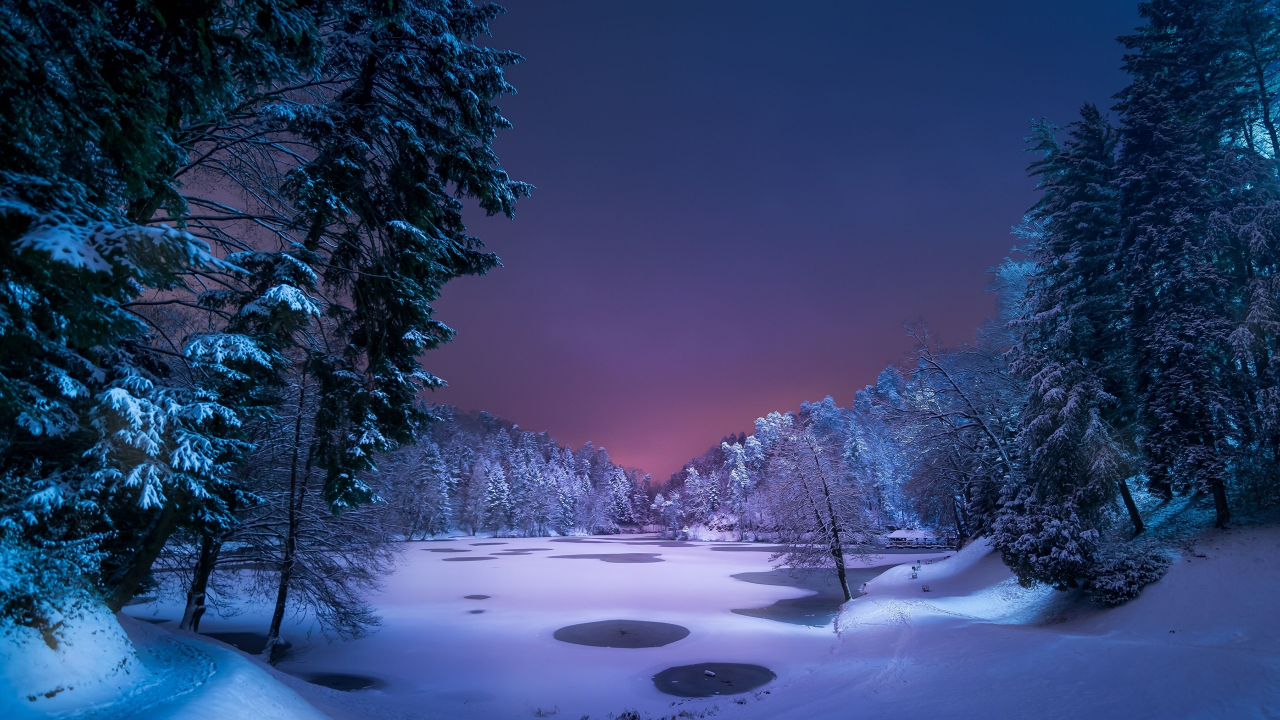
#> input picture 13- Snow Gif/snow3.jpg, 3840 x 2160 px (shown at 1/3 size)
$ python snow_gif.py
#> lines starting #> are read from the running program, lines starting #| are printed output that depends on the picture; after the words box and inside, x2 and y2 are one past the last pixel; in counts of white or black regions, pixels touching at a corner belong together
import cv2
import numpy as np
import imageio


def img_read():

    img = cv2.imread("snow3.jpg")
#> img is the input picture: shape (2160, 3840, 3); mean B, G, R 107.5, 64.8, 47.6
    img = cv2.cvtColor(img, cv2.COLOR_BGR2RGB)
    img = cv2.resize(img, (500, 500))
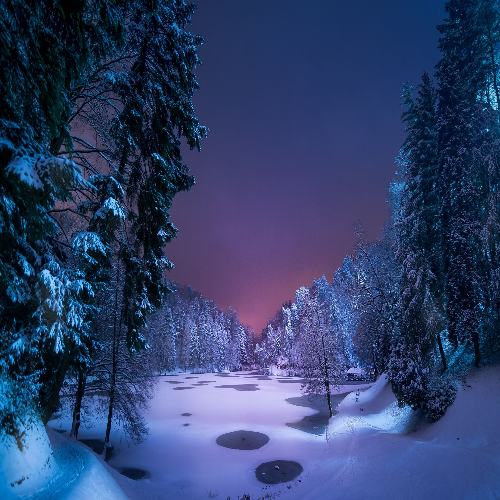
#> img: shape (500, 500, 3); mean R, G, B 47.6, 64.8, 107.4
    return img

img = img_read()
width, height, _ = img.shape
#> width = 500; height = 500

snow_list = []
num_snow = 1000
for i in range(num_snow):
    y_position = np.random.randint(0, height)
    x_position = np.random.randint(0, width)
    snow_speed = np.random.randint(3, 7)
    snow_size = np.random.randint(1, 3)
    change_x = np.random.randint(-2, 2)

    snow_list.append([y_position, x_position, snow_speed, snow_size, change_x])


snow_img = []
for j in range(50):

    img = img_read()

    for i in range(num_snow):
        if snow_list[i][0] > 490:
            snow_list[i][0] = 0

        snow_size = snow_list[i][3]
        snow_speed = snow_list[i][2]
        change_x = snow_list[i][4]

        img[snow_list[i][0]: snow_list[i][0]+snow_size, snow_list[i][1]: snow_list[i][1]+snow_size, :] = 255

        snow_list[i][0] = snow_list[i][0] + snow_speed
        snow_list[i][1] = snow_list[i][1] + change_x
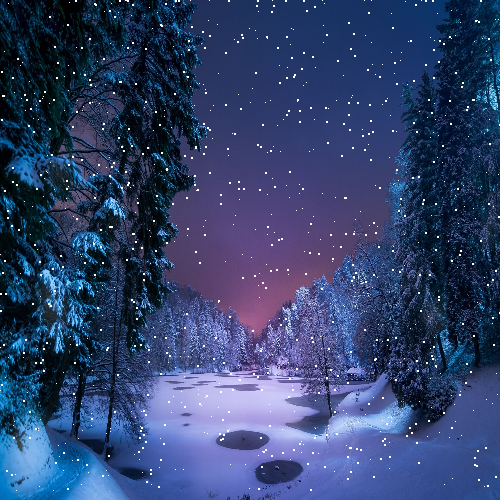
#> img: shape (500, 500, 3); 1.02% of pixels changed, all inside (x1, y1, x2, y2) = (0, 0, 500, 491)

    snow_img.append(img)

with imageio.get_writer(("snow.gif"), mode="I") as writer:
    for idx, img in enumerate(snow_img):
        writer.append_data(img)
